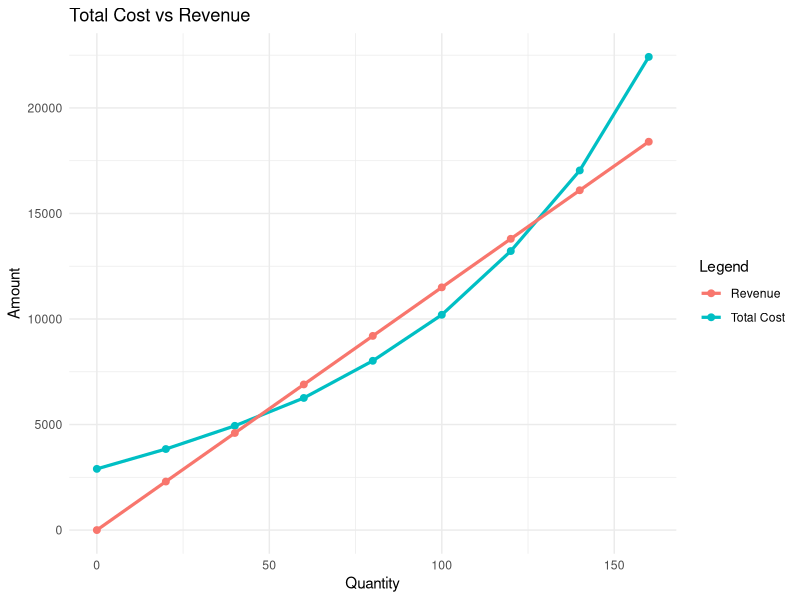
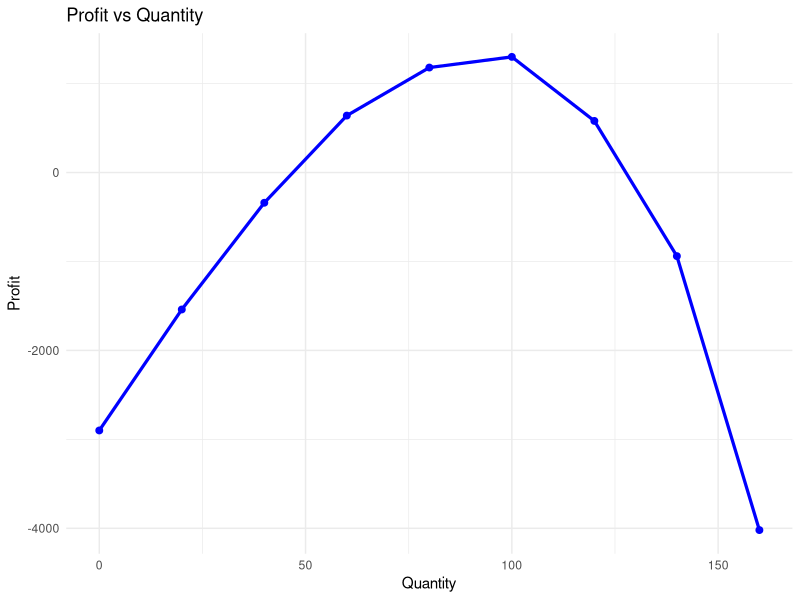

R code for these plots, in order:
## ---- chunk 1
coffee_dataset_group_5 <- read.csv("coffee_dataset_group_5.csv")
coffee_dataset_group_5
## ---- chunk 2
str(coffee_dataset_group_5)
## ---- chunk 3
coffee_dataset_group_5$Total_Cost <- coffee_dataset_group_5$Fixed_Cost + (coffee_dataset_group_5$Variable_Cost_per_Unit * coffee_dataset_group_5$Quantity)

coffee_dataset_group_5$Revenue <- coffee_dataset_group_5$Quantity * coffee_dataset_group_5$Price

coffee_dataset_group_5$Profit <- coffee_dataset_group_5$Revenue - coffee_dataset_group_5$Total_Cost

coffee_dataset_group_5$Average_Cost <- ifelse(coffee_dataset_group_5$Quantity == 0, NA, coffee_dataset_group_5$Total_Cost / coffee_dataset_group_5$Quantity)
## ---- chunk 4
min_cost <- min(coffee_dataset_group_5$Average_Cost, na.rm = TRUE)

qty_min_cost <- coffee_dataset_group_5$Quantity[which.min(coffee_dataset_group_5$Average_Cost)]

cat("Minimum average cost is", min_cost, "and it occurs at quantity", qty_min_cost)
## ---- chunk 5
max_cost <- max(coffee_dataset_group_5$Profit, na.rm = TRUE)

qty_max_cost <- coffee_dataset_group_5$Quantity[which.max(coffee_dataset_group_5$Profit)]

cat("Maximum Profit is", max_cost, "and it occurs at quantity", qty_max_cost)
## ---- chunk 6
library(ggplot2)

# Graph 1
ggplot(coffee_dataset_group_5, aes(x = Quantity)) +
  geom_line(aes(y = Total_Cost, color = "Total Cost"), linewidth = 1.1) +
  geom_point(aes(y = Total_Cost, color = "Total Cost"), size = 2) +
  
  geom_line(aes(y = Revenue, color = "Revenue"), linewidth = 1.1) +
  geom_point(aes(y = Revenue, color = "Revenue"), size = 2) +
  
  labs(
    title = "Total Cost vs Revenue",
    x = "Quantity",
    y = "Amount",
    color = "Legend"
  ) +
  theme_minimal()
## ---- chunk 7
# Graph 2
ggplot(coffee_dataset_group_5, aes(x = Quantity, y = Profit)) +
  geom_line(linewidth = 1.1, color = "blue") +
  geom_point(size = 2, color = "blue") +
  labs(
    title = "Profit vs Quantity",
    x = "Quantity",
    y = "Profit"
  ) +
  theme_minimal()
